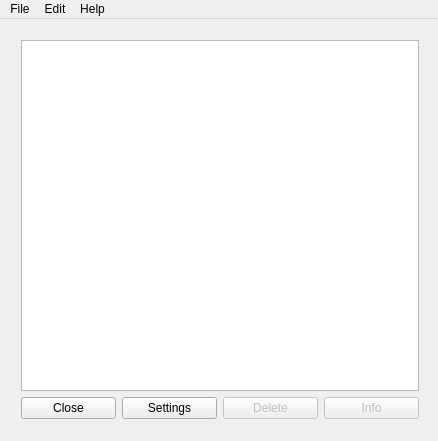
<?xml version="1.0" encoding="UTF-8"?>
<ui version="4.0">
 <class>mainWin</class>
 <widget class="QMainWindow" name="mainWin">
  <property name="geometry">
   <rect>
    <x>0</x>
    <y>0</y>
    <width>438</width>
    <height>441</height>
   </rect>
  </property>
  <property name="windowTitle">
   <string>Contract Notifier</string>
  </property>
  <widget class="QWidget" name="centralWidget">
   <widget class="QWidget" name="layoutWidget">
    <property name="geometry">
     <rect>
      <x>10</x>
      <y>10</y>
      <width>420</width>
      <height>401</height>
     </rect>
    </property>
    <layout class="QGridLayout" name="gridLayout">
     <item row="1" column="0">
      <layout class="QHBoxLayout" name="horizontalLayout">
       <item>
        <widget class="QPushButton" name="closeBtn">
         <property name="text">
          <string>Close</string>
         </property>
        </widget>
       </item>
       <item>
        <widget class="QPushButton" name="settingsBtn">
         <property name="text">
          <string>Settings</string>
         </property>
        </widget>
       </item>
      </layout>
     </item>
     <item row="1" column="1">
      <layout class="QHBoxLayout" name="horizontalLayout_2">
       <item>
        <widget class="QPushButton" name="deleteBtn">
         <property name="enabled">
          <bool>false</bool>
         </property>
         <property name="text">
          <string>Delete</string>
         </property>
        </widget>
       </item>
       <item>
        <widget class="QPushButton" name="infoBtn">
         <property name="enabled">
          <bool>false</bool>
         </property>
         <property name="text">
          <string>Info</string>
         </property>
        </widget>
       </item>
      </layout>
     </item>
     <item row="0" column="0" colspan="2">
      <widget class="QTreeView" name="treeView"/>
     </item>
    </layout>
   </widget>
  </widget>
  <widget class="QMenuBar" name="menuBar">
   <property name="geometry">
    <rect>
     <x>0</x>
     <y>0</y>
     <width>438</width>
     <height>22</height>
    </rect>
   </property>
   <widget class="QMenu" name="menuFile">
    <property name="title">
     <string>File</string>
    </property>
    <addaction name="actionSettings"/>
    <addaction name="separator"/>
    <addaction name="actionImport"/>
    <addaction name="actionExport"/>
    <addaction name="separator"/>
    <addaction name="actionExit"/>
   </widget>
   <widget class="QMenu" name="menuHelp">
    <property name="title">
     <string>Help</string>
    </property>
    <addaction name="actionDocumentation"/>
    <addaction name="actionInfo"/>
   </widget>
   <widget class="QMenu" name="menuEdit">
    <property name="title">
     <string>Edit</string>
    </property>
    <addaction name="actionAdd_Contract"/>
   </widget>
   <addaction name="menuFile"/>
   <addaction name="menuEdit"/>
   <addaction name="menuHelp"/>
  </widget>
  <action name="actionSettings">
   <property name="text">
    <string>Settings</string>
   </property>
  </action>
  <action name="actionImport">
   <property name="text">
    <string>Import</string>
   </property>
  </action>
  <action name="actionExport">
   <property name="text">
    <string>Export</string>
   </property>
  </action>
  <action name="actionInfo">
   <property name="text">
    <string>Info</string>
   </property>
  </action>
  <action name="actionDocumentation">
   <property name="text">
    <string>Documentation</string>
   </property>
  </action>
  <action name="actionExit">
   <property name="text">
    <string>Exit</string>
   </property>
  </action>
  <action name="actionAdd_Contract">
   <property name="text">
    <string>Add Contract</string>
   </property>
  </action>
 </widget>
 <layoutdefault spacing="6" margin="11"/>
 <resources/>
 <connections/>
</ui>
